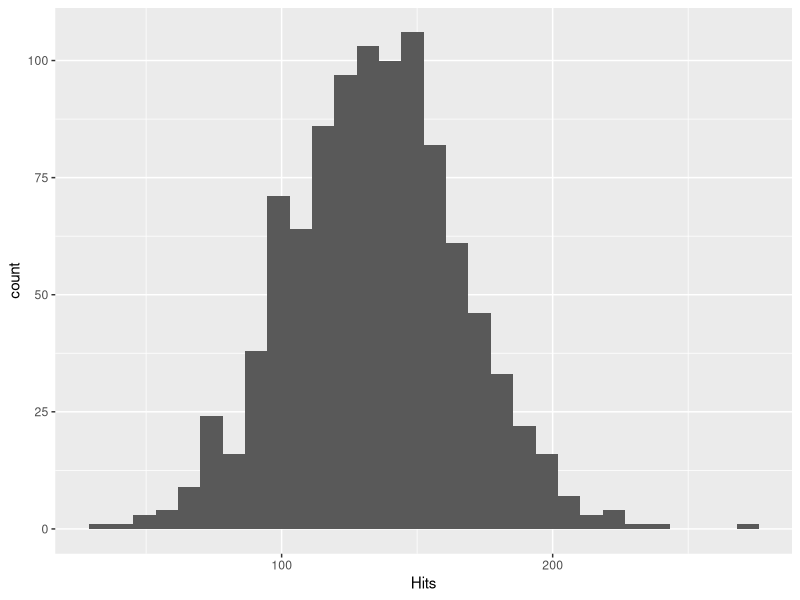

The R script that drew this image:
## ---- chunk 1
library(tidyverse)
## ---- chunk 2
set.seed(2022)
n.sims <- 1000
hits <- rep(0,n.sims)
avg <- 0.300
atbats.mean <- 450
atbats.sd <- 100
sim.atbats <- round(rnorm(n.sims,atbats.mean,atbats.sd))

for(i in 1:n.sims){
  sim.hits <- rbinom(1,sim.atbats[i],avg)  
  hits[i] = sim.hits
}
hits.df <- data.frame(Hits=hits)
hits.df %>% ggplot(aes(x=Hits)) + geom_histogram()
